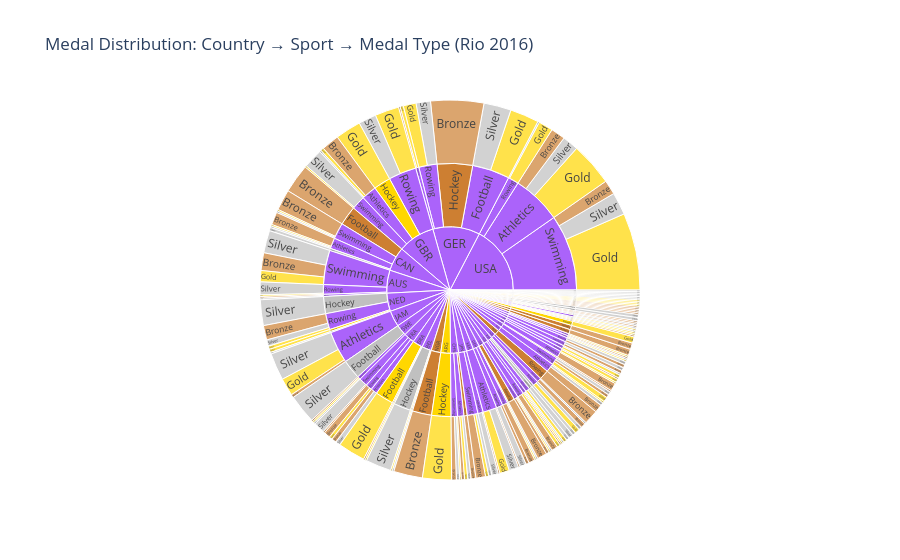

The notebook cell this image was saved under:
### Code cell
# Interactive sunburst chart - Country > Sport > Medal
fig = px.sunburst(top_5_medals, 
                  path=['NOC', 'Sport', 'Medal'], 
                  title='Medal Distribution: Country → Sport → Medal Type (Rio 2016)',
                  color='Medal',
                  color_discrete_map={'Gold': '#FFD700', 'Silver': '#C0C0C0', 'Bronze': '#CD7F32'})
fig.show()

### Figure 1 — Plotly figure (JSON) as saved in the notebook; plotly's stock layout.template omitted (floating-point values rounded to 4 significant figures; data arrays with more than 128 entries replaced by an {"elided": "..."} marker saying what was removed)
{"data": [{"branchvalues": "total", "customdata": {"elided": "302x1 str values"}, "domain": {"x": [0, 1], "y": [0, 1]}, "hovertemplate": "labels=%{label}<br>count=%{value}<br>parent=%{parent}<br>id=%{id}<br>Medal=%{customdata[0]}<extra></extra>", "ids": {"elided": "302 str values"}, "labels": {"elided": "302 str values"}, "marker": {"colors": {"elided": "302 str values"}}, "name": "", "parents": {"elided": "302 str values"}, "type": "sunburst", "values": {"elided": "302 int values"}}], "layout": {"legend": {"tracegroupgap": 0}, "title": {"text": "Medal Distribution: Country → Sport → Medal Type (Rio 2016)"}}}
